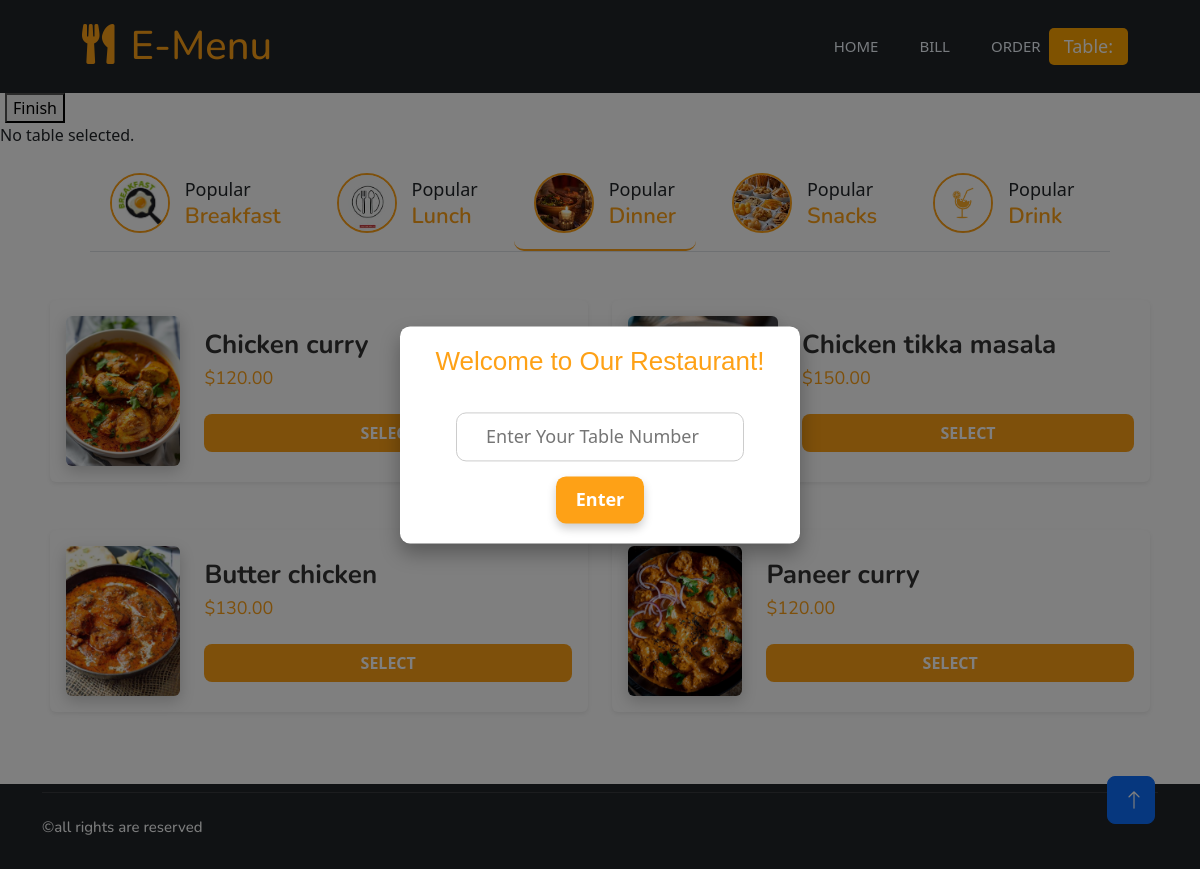
Screenshot of /3/ with the database file from the repository.
### table/models.py (models this page shows, shortened)
class Category(models.Model):
    name = models.CharField(max_length=255)
    image = models.ImageField(upload_to='Category/')

class FoodItem(models.Model):
    name = models.CharField(max_length=255)
    category = models.ForeignKey(Category, related_name='food_items', on_delete=models.CASCADE)
    image = models.ImageField(upload_to='FoodItem/')
    price = models.DecimalField(max_digits=10, decimal_places=2)

### emenu/views.py (the view)
# urls.py: path('<int:id>/', views.table_home, name='table_home'),
def table_home(request, id=None):
    categories = Category.objects.all()
    table_number = request.session.get('table_number', None)
    if id:  # if a category ID is provided in the URL
        selected_category = get_object_or_404(Category, id=id)
    else:  # otherwise, show the first category by default
        selected_category = categories.first()
    food_items = FoodItem.objects.filter(category=selected_category)
    context = {
        'categories': categories,
        'selected_category': selected_category,
        'food_items': food_items,
        'table_number': table_number
    }
    if request.method == 'POST':
        table_number = request.POST.get('table_number')
        request.session['table_number'] = table_number  # This allows you to access it later
        SubmittedItem.objects.create(tableNumber=table_number, )  # Save other necessary fields
        print(f"Current Table Number: {table_number}")
    return render(request, 'table_home.html', context)

### templates/table_home.html (shortened to what this page needs)
{% load static %}
<!DOCTYPE html>
<html lang="en">
<head>
    <link href="https://cdnjs.cloudflare.com/ajax/libs/font-awesome/5.10.0/css/all.min.css" rel="stylesheet">
    <link href="https://cdn.jsdelivr.net/npm/bootstrap-icons@1.4.1/font/bootstrap-icons.css" rel="stylesheet">
    <link href="{% static 'lib/animate/animate.min.css' %}" rel="stylesheet">
    <link href="{% static 'lib/owlcarousel/assets/owl.carousel.min.css' %}" rel="stylesheet">
    <link href="{% static 'lib/tempusdominus/css/tempusdominus-bootstrap-4.min.css' %}" rel="stylesheet" />
    <link href="{% static 'css/bootstrap.min.css' %}" rel="stylesheet">
    <link href="{% static 'css/style.css' %}" rel="stylesheet">
<link href="https://cdn.jsdelivr.net/npm/bootstrap@5.3.0-alpha1/dist/css/bootstrap.min.css" rel="stylesheet">
<link rel="stylesheet" href="https://cdn.datatables.net/1.10.21/css/jquery.dataTables.min.css">
</head>
<body>
    <div class="container-xxl bg-white p-0" >
 <div class="container-xxl position-relative p-0">
    <nav class="navbar navbar-expand-lg navbar-dark bg-dark px-2 px-lg-5 py-3 py-lg-0">
        <a href="" class="navbar-brand p-0" style="margin-bottom: 0px; padding-bottom: 0;">
            <h1 class="text-primary m-1" style="color: #FEA116 !important; text-decoration: none !important;">
                <i class="fa fa-utensils me-3" style="margin-left: 30px; margin-top: 0px; color: #FEA116 !important;"></i>E-Menu
            </h1>
        </a>
         <div class="collapse navbar-collapse" id="navbarCollapse" style="margin-bottom: 0; padding-bottom: 0; margin-top: 0px;">
            <div class="navbar-nav ms-auto py-0 pe-4 d-flex align-items-center" style="padding-bottom: 18px; margin-top: 0px;">
                <a href="{% url 'table_home' %}" class="nav-item nav-link {% if request.path == '/' %}active{% endif %}">Home</a>
                <a href="{% url 'bill' %}" class="nav-item nav-link {% if request.path == '/bill/' %}active{% endif %}">Bill</a>
                <a href="{% url 'order' %}" class="nav-item nav-link {% if request.path == '/order/' %}active{% endif %}">Order</a>
                <div class="table-number-display ms-auto" id="table_numberDisplay">Table: </div>
            </div>
        </div>
    </nav>
</div>
{% block content %}
<div class="popup" id="popup" style="display: none;">
    <div class="text-center">
        <h2>Welcome to Our Restaurant!</h2>
        <input type="number" id="table_number" placeholder="Enter Your Table Number" min="1" max="15" oninput="validity.valid||(value='');" required>
        <button onclick="entertable_number()">Enter</button>
    </div>
</div>
<form action="{% url 'cancel_item_finish' %}" method="POST" style="margin-left: 5px;" onsubmit="return finishSession();">
    <button type="submit">Finish</button>
</form>
{% if table_number %}
<p>Current Table Number: {{ table_number }}</p>
{% else %}
<p>No table selected.</p>
{% endif %}
<div class="tab-class text-center wow fadeInUp mt-3" data-wow-delay="0.1s">
    <ul class="nav nav-pills d-inline-flex justify-content-center border-bottom mb-5">
        {% for category in categories %}
            <li class="nav-item">
                <a class="d-flex align-items-center text-start mx-3 ms-0 pb-3 {% if category == selected_category %}active{% endif %}"
                   href="{% url 'table_home' category.id %}"
                   style="color: #FEA116; text-decoration: none; border-radius: 10px; padding: 10px 20px; transition: all 0.1s ease-in-out;">
                    <div class="d-flex align-items-center">
                        <img src="{{ category.image.url }}" alt="{{ category.name }}" class="img-fluid rounded-circle"
                             style="width: 60px; height: 60px; border: 2px solid #FEA116; object-fit: cover; margin-right: 15px;">
                        <div>
                            <small class="text-body d-block" style="font-size: 18px; color: #666;">Popular</small>
                            <h6 class="mb-0" style="color: #FEA116; font-size: 22px; font-weight: 600;">{{ category.name }}</h6>
                        </div>
                    </div>
                </a>
            </li>
        {% endfor %}
    </ul>
</div>
<div class="tab-content" style="margin-left: 50px; margin-right:50px;">
    <div class="tab-pane fade show active">
        <div class="row g-4">
            {% for item in food_items %}
            <div class="col-lg-6 mb-4">
                <div class="card h-100 shadow-sm border-0">
                    <div class="d-flex align-items-center p-3">
                        <img class="img-fluid rounded" src="{{ item.image.url }}" alt="{{ item.name }}" style="width: 150px; height: 150px; object-fit: cover; box-shadow: 0 5px 15px rgba(0, 0, 0, 0.2);">
                        <div class="w-100 d-flex flex-column text-start ps-4">
                            <h4 class="fw-bold" style="color: #333333; font-size: 26px;">{{ item.name }}</h4>
                            <h5 class="fw-normal" style="font-size: 18px; color: #FEA116;">${{ item.price }}</h5>
                            <button type="button" class="btn mt-3" data-bs-toggle="modal" data-bs-target="#selectModal-{{ item.id }}" style="background-color: #FEA116; color: white; border-radius: 8px; font-weight: bold;">Select</button>
                        </div>
                    </div>
                </div>
            </div>
            {% empty %}
                <div class="col-12">
                    <p>No food items available for this category.</p>
                </div>
            {% endfor %}
        </div>
    </div>
</div>
{% endblock %}
        {% block footer %}
        <div class="container-fluid bg-dark text-light footer pt-2 mt-5 wow fadeIn" data-wow-delay="0.1s">
            <div class="container">
                <div class="copyright">
                    <div class="row">
                        <h3 style="font-color: #ffffff ; font-size: 15px; "> &copy;all rights are reserved </h3>
                    </div>
                </div>
            </div>
        </div>
        {% endblock footer %}
        <a href="#" class="btn btn-lg btn-primary btn-lg-square back-to-top"><i class="bi bi-arrow-up"></i></a>
    </div>
<link href="https://cdn.jsdelivr.net/npm/bootstrap@5.3.0-alpha1/dist/css/bootstrap.min.css" rel="stylesheet">
</body>
</html>

### static/css/style.css (style rules this page uses)
:root { --primary: #FEA116; --light: #F1F8FF; --dark: #0F172B; }
.back-to-top { position: fixed; display: none; right: 45px; bottom: 45px; z-index: 99; }
.btn { font-family: 'Nunito', sans-serif; font-weight: 500; text-transform: uppercase; transition: .5s; }
.btn.btn-primary, .btn.btn-secondary { color: #FFFFFF; }
.btn-lg-square { width: 48px; height: 48px; }
.btn-square, .btn-sm-square, .btn-lg-square { padding: 0; display: flex; align-items: center; justify-content: center; font-weight: normal; border-radius: 2px; }
.navbar-dark { position: fixed; width: 100%; top: 0; left: 0; z-index: 999; background: var(--dark) !important; transition: none; }
.navbar-dark .navbar-nav .nav-link { position: relative; margin-left: 25px; padding: 35px 0; font-size: 15px; color: var(--light) !important; text-transform: uppercase; font-weight: 500; outline: none; transition: .5s; }
@media (min-width: 992px) { .navbar-dark { position: fixed; width: 100%; top: 0; left: 0; z-index: 999; background: var(--dark) !important; } }
.nav-pills .nav-item .active { border-bottom: 2px solid var(--primary); }
.footer .copyright { padding: 25px 0; font-size: 15px; border-top: 1px solid rgba(256, 256, 256, .1); }

### templates/table_home.html (style rules this page uses)
.popup { position: fixed; top: 50%; left: 50%; transform: translate(-50%, -50%); width: 90%; max-width: 400px; background-color: #ffffff; padding: 30px; border-radius: 20px; box-shadow: 0px 10px 20px rgba(0, 0, 0, 0.3); z-index: 1000; text-align: center; }
.popup h2 { font-family: 'Cursive', sans-serif; font-size: 26px; color: #FEA116; margin-bottom: 20px; }
.popup input[type="number"] { width: 80%; padding: 10px; margin: 15px 0; border-radius: 10px; border: 1px solid #ccc; text-align: center; font-size: 18px; }
.popup button { background-color: #FEA116; color: white; border: none; padding: 10px 20px; border-radius: 10px; cursor: pointer; font-size: 18px; font-weight: bold; box-shadow: 0px 5px 10px rgba(0, 0, 0, 0.2); transition: background-color 0.3s; }
.table-number-display { display: inline-block; padding: 5px 15px; background-color: orange; color: white; border-radius: 5px; cursor: pointer; font-size: 18px; margin-left: 20px; transition: background-color 0.3s ease; }
.popup { position: absolute; top: 50%; left: 50%; transform: translate(-50%, -50%); background: #fff; padding: 20px; border-radius: 10px; z-index: 1000; pointer-events: all; }

### rows the page displays
Category: image (picture), name "Breakfast"
Category: image (picture), name "Lunch"
Category: image (picture), name "Dinner"
Category: image (picture), name "Snacks"
Category: image (picture), name "Drink"
FoodItem: image (picture), name "Chicken curry", price "120.00"
FoodItem: name "Chicken tikka masala", price "150.00"
FoodItem: image (picture), name "Butter chicken", price "130.00"
FoodItem: image (picture), name "Paneer curry", price "120.00"
